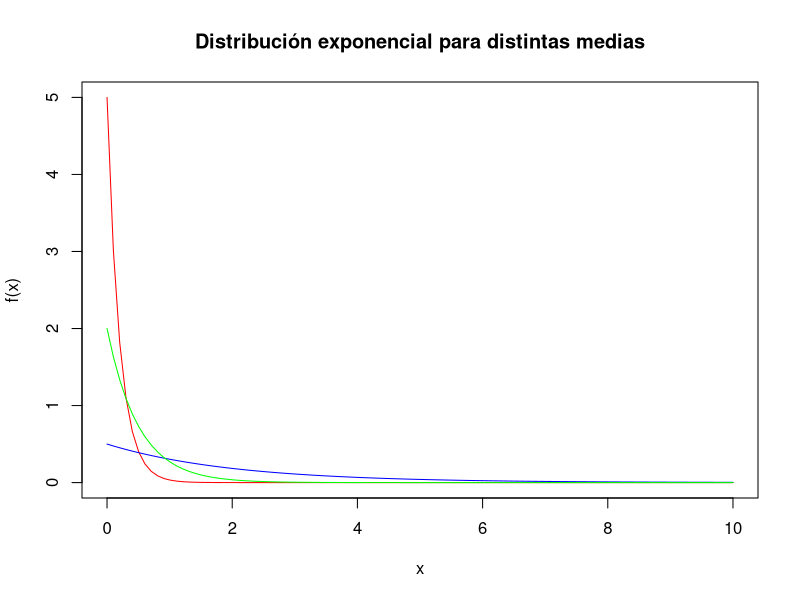
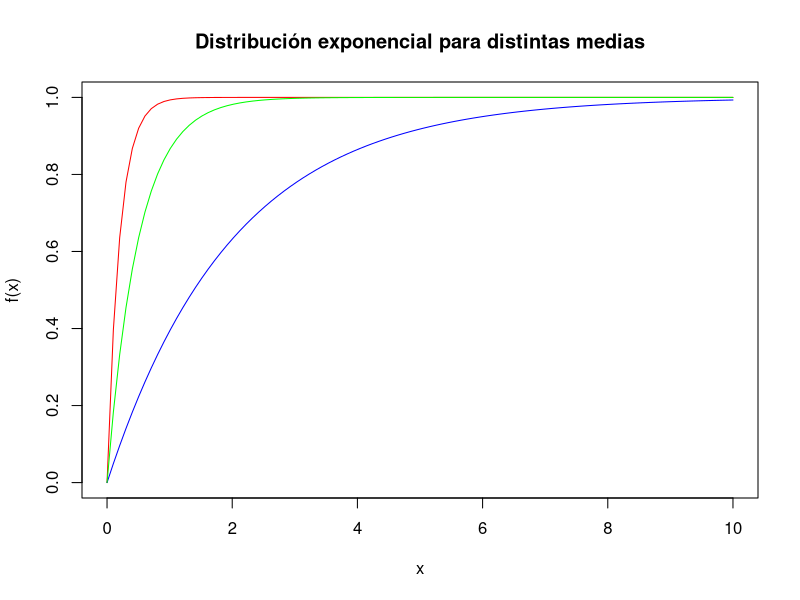
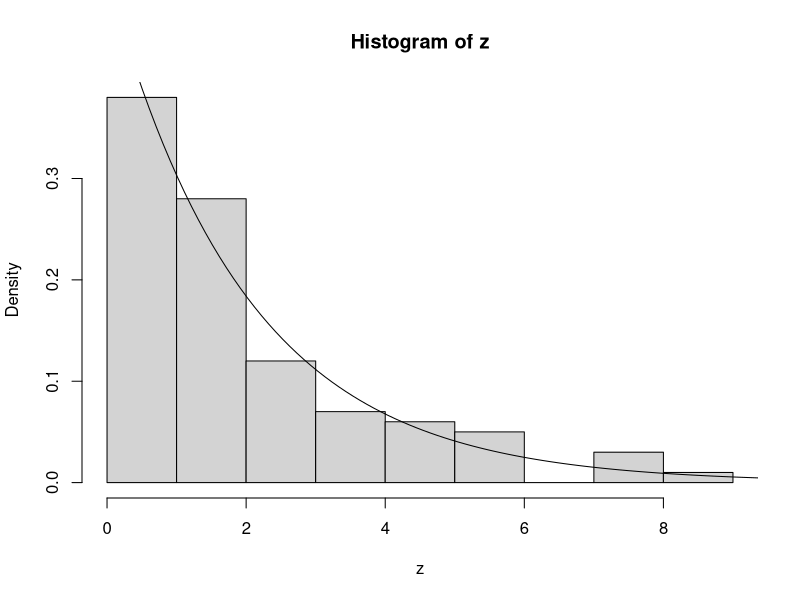
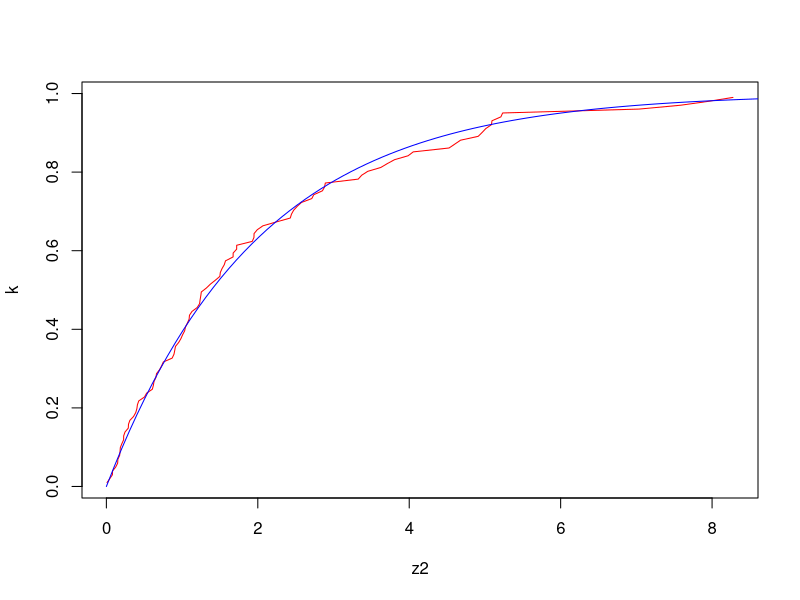

These figures' R source, in order:
# Creamos un vector de 100 puntos en el soporte.
# En nuestro caso, tomamos de 0 a 10.
x <- seq(0, 10, length=100)

# y es la función de densidad elegida evaluada en los puntos de x
# Para obtener la función de densidad, se toma "d"+nombre de la distribución, por ejemplo dnorm o dexp
y1 <- dexp(x, rate = 5 )
y2 <- dexp(x, rate = 0.5 )
y3 <- dexp(x, rate = 2 )

plot(x,y1,type="l",col="red",xlab = "x", ylab = "f(x)", main = "Distribución exponencial para distintas medias")
lines(x,y2,col="blue")
lines(x,y3,col="green")



# f es la función de distribución asociada evaluada en los puntos de x
# Para obtener la función de densidad, se toma "p"+nombre de la distribución, por ejemplo pnorm o pexp
f1 <- pexp(x, rate = 5 )
f2 <- pexp(x, rate = 0.5 )
f3 <- pexp(x, rate = 2 )

plot(x,f1,type="l",col="red",xlab = "x", ylab = "f(x)", main = "Distribución exponencial para distintas medias")
lines(x,f2,col="blue")
lines(x,f3,col="green")


# Tomamos n=100 y simulamos n datos pseudoaleatorios de la distribución elegida
# Para obtener los datos aleatorios, se toma "r"+nombre de la distribución, por ejemplo rnorm o rexp
n <- 100
z <- rexp(n,rate = 0.5)
hist(z,breaks="FD",freq=FALSE)
lines(x,y2)

#Ahora vamos a ordenar los datos como indica la tarea.
z2 <- sort(z)
# Inicializamos k =i/n+1
k <- numeric()

for (i in 1:n) {
   k[i] <- i/(n+1)
}

#Graficamos los puntos y comparamos con la función de densidad teórica
plot(z2,k,col = "red",type = "l")
lines(x,f2,col="blue")

# Ver en Wikipedia Empirical Distribution Function
# https://en.wikipedia.org/wiki/Empirical_distribution_function
